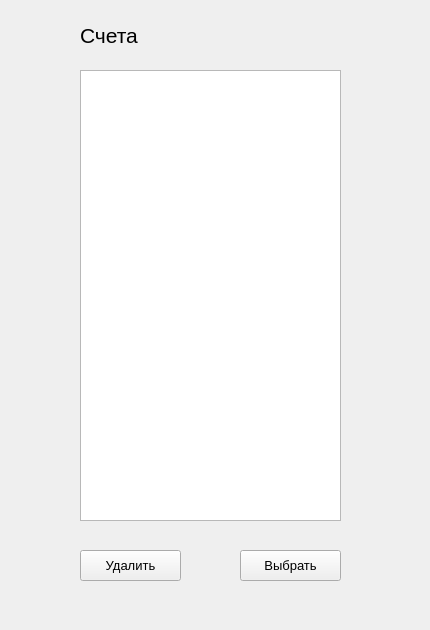
<?xml version="1.0" encoding="UTF-8"?>
<ui version="4.0">
 <class>bill</class>
 <widget class="QWidget" name="bill">
  <property name="geometry">
   <rect>
    <x>0</x>
    <y>0</y>
    <width>430</width>
    <height>630</height>
   </rect>
  </property>
  <property name="windowTitle">
   <string>Счета</string>
  </property>
  <widget class="QLabel" name="label_4">
   <property name="geometry">
    <rect>
     <x>80</x>
     <y>20</y>
     <width>61</width>
     <height>31</height>
    </rect>
   </property>
   <property name="font">
    <font>
     <pointsize>16</pointsize>
    </font>
   </property>
   <property name="text">
    <string>Счета</string>
   </property>
  </widget>
  <widget class="QTableView" name="tableView">
   <property name="geometry">
    <rect>
     <x>80</x>
     <y>70</y>
     <width>261</width>
     <height>451</height>
    </rect>
   </property>
  </widget>
  <widget class="QPushButton" name="pushButton_Del">
   <property name="geometry">
    <rect>
     <x>80</x>
     <y>550</y>
     <width>101</width>
     <height>31</height>
    </rect>
   </property>
   <property name="font">
    <font>
     <pointsize>10</pointsize>
    </font>
   </property>
   <property name="text">
    <string>Удалить</string>
   </property>
  </widget>
  <widget class="QPushButton" name="pushButton_Cho">
   <property name="geometry">
    <rect>
     <x>240</x>
     <y>550</y>
     <width>101</width>
     <height>31</height>
    </rect>
   </property>
   <property name="font">
    <font>
     <pointsize>10</pointsize>
    </font>
   </property>
   <property name="text">
    <string>Выбрать</string>
   </property>
  </widget>
 </widget>
 <resources/>
 <connections/>
</ui>
